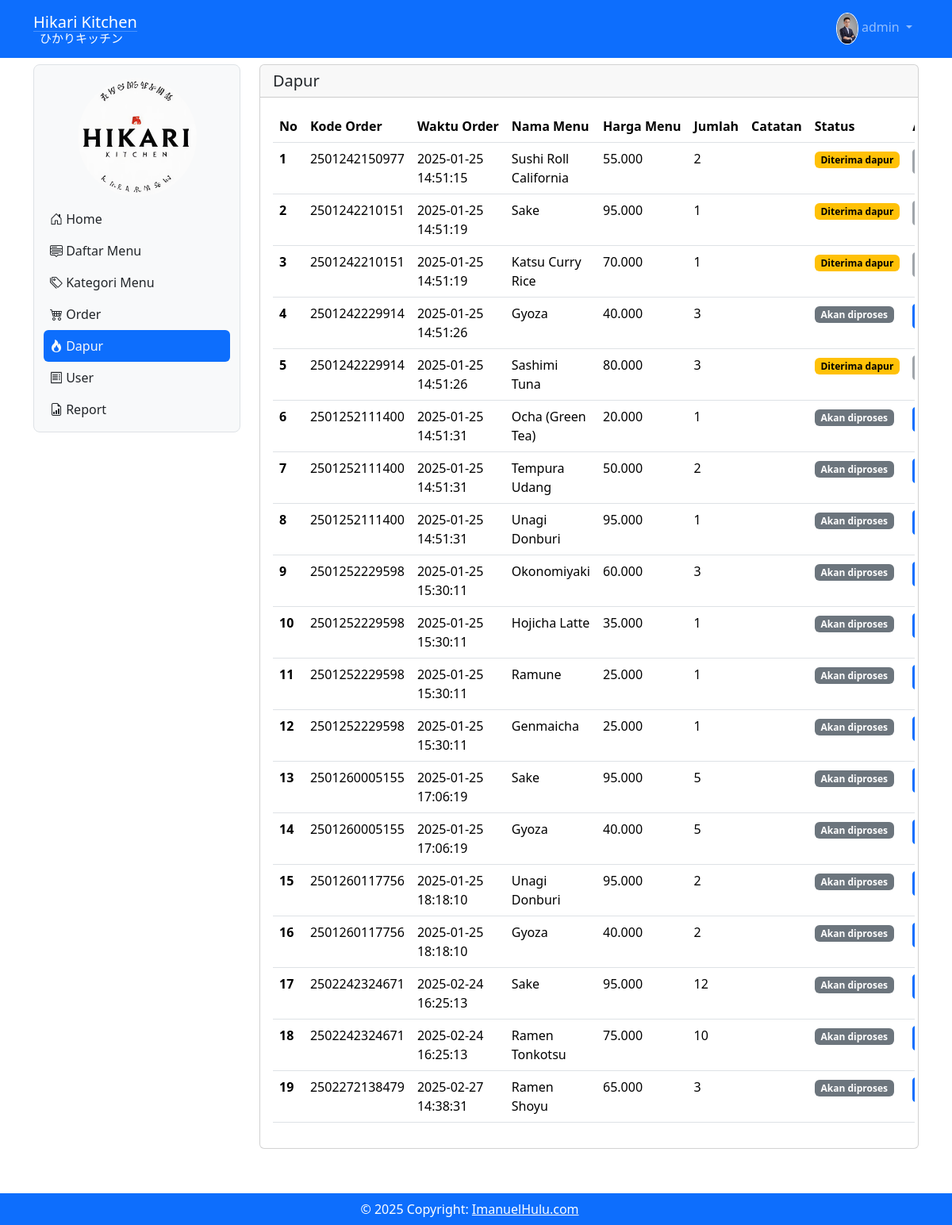
The page /dapur (signed in) on the database its author committed.
### tables this page shows
CREATE TABLE `tbl_user` (
  `id` int(11) NOT NULL,
  `nama` varchar(200) NOT NULL,
  `username` varchar(200) NOT NULL,
  `level` int(1) NOT NULL,
  `nohp` varchar(15) NOT NULL,
  `alamat` varchar(200) NOT NULL,
  `password` varchar(200) NOT NULL,
  `gambar` varchar(200) NOT NULL
);

CREATE TABLE `tbl_list_order` (
  `id_list_order` int(11) NOT NULL,
  `id_order` bigint(20) NOT NULL,
  `id_menu` int(11) NOT NULL,
  `jumlah` int(11) NOT NULL,
  `catatan` varchar(300) NOT NULL,
  `status` varchar(300) NOT NULL
);

CREATE TABLE `tbl_order` (
  `id_order` bigint(20) NOT NULL,
  `pelanggan` varchar(200) NOT NULL,
  `meja` int(11) NOT NULL,
  `id` int(11) NOT NULL,
  `tanggal_order` date NOT NULL DEFAULT current_timestamp(),
  `waktu_order` timestamp NOT NULL DEFAULT current_timestamp() ON UPDATE current_timestamp(),
  `status_pembayaran` varchar(100) NOT NULL
);

CREATE TABLE `tbl_daftar_menu` (
  `id_menu` int(11) NOT NULL,
  `gambar_menu` varchar(200) NOT NULL,
  `nama_menu` varchar(200) NOT NULL,
  `keterangan` varchar(200) NOT NULL,
  `id_kategori` int(11) NOT NULL,
  `harga` decimal(10,2) NOT NULL
);

### dapur.php (the view, shortened to what this page needs)
<?php
include('proses/connect.php');
$query = mysqli_query($conn, "SELECT * FROM tbl_list_order
LEFT JOIN tbl_order ON tbl_list_order.id_order = tbl_order.id_order
LEFT JOIN tbl_daftar_menu ON tbl_list_order.id_menu = tbl_daftar_menu.id_menu
LEFT JOIN tbl_bayar ON tbl_order.id_order = tbl_bayar.id_bayar
HAVING tbl_list_order.status != 2
ORDER BY waktu_order ASC");
$result = [];
while ($row = mysqli_fetch_assoc($query)) {
  $result[] = $row;
}
?>
<div class="col-lg-9 mt-2 mb-5">
  <div class="card">
    <h5 class="card-header">Dapur</h5>
    <div class="card-body">
      <div class="row">
        <?php if ($result) { ?>
          <div class="table-responsive">
            <table class="table table-hover" id="example">
              <thead>
                <tr class="text-nowrap">
                  <th scope="col">No</th>
                  <th scope="col">Kode Order</th>
                  <th scope="col">Waktu Order</th>
                  <th scope="col">Nama Menu</th>
                  <th scope="col">Harga Menu</th>
                  <th scope="col">Jumlah</th>
                  <th scope="col">Catatan</th>
                  <th scope="col">Status</th>
                  <th scope="col">Aksi</th>
                </tr>
              </thead>
              <tbody>
                <?php $i = 1; ?>
                <?php foreach ($result as $row) { ?>
                  <th scope="row"><?php echo $i ?></th>
                  <td><?php echo $row['id_order'] ?></td>
                  <td><?php echo $row['waktu_order'] ?></td>
                  <td><?php echo $row['nama_menu'] ?></td>
                  <td><?php echo number_format($row['harga'], 0, ',', '.') ?></td>
                  <td><?php echo $row['jumlah'] ?></td>
                  <td><?php echo $row['catatan'] ?></td>
                  <td>
                    <?php if ($row['status'] == NULL) { ?>
                      <span class="badge text-bg-secondary">Akan diproses</span>
                    <?php } else if ($row['status'] == 1) { ?>
                        <span class="badge text-bg-warning">Diterima dapur</span>
                    <?php } else if ($row['status'] == 2) { ?>
                          <span class="badge text-bg-primary">Siap saji</span>
                    <?php } ?>
                  </td>
                  <td>
                    <div class="d-flex">
                      <button
                        class="<?php echo (!empty($row['status'])) ? "btn btn-secondary btn-sm me-1 disabled" : " btn btn-primary btn-sm me-1"; ?>"
                        data-bs-toggle="modal" data-bs-target="#modalTerima<?php echo $i ?>">
                      </button>
                    </div>
                  </td>
                  <?php $i++; ?>
                <?php } ?>
              </tbody>
            </table>
          </div>
        <?php } else { ?>
          <p>Data menu makanan dan minuman yang dipesan belum ada</p>
        <?php } ?>
      </div>
    </div>
  </div>

### navbar.php (shortened to what this page needs)
<?php
include('proses/connect.php');
$query = mysqli_query($conn, "SELECT * FROM tbl_user");
?>
<nav class="navbar navbar-expand navbar-dark bg-primary sticky-top">
    <div class="container-lg">
        <a class="navbar-brand d-flex" href=".">
            <div class="">
                <p class="">Hikari Kitchen</p>
                <hr class="" style="margin-top: -20px;">
                <p class="text-align ms-2" style="margin-top: -19px; margin-bottom:0px; font-size:15px;">ひかりキッチン</p>
            </div>
        </a>
        <div class="collapse navbar-collapse justify-content-end" id="navbarNavDropdown">
            <ul class="navbar-nav">
                <li class="nav-item dropdown d-flex">
                    <a class="nav-link dropdown-toggle" href="#" role="button" data-bs-toggle="dropdown"
                        aria-expanded="false">
                        <div class="d-inline-block">
                            <img src="assets/img/user/<?php echo $result['gambar']; ?>" alt="" width="100%"
                                height="40px" style="border-radius: 50%; border: 1px solid #FFF">
                        </div>
                        <?php echo $result['nama']; ?>
                    </a>
                </li>
            </ul>
        </div>
    </div>
</nav>

### rows shown on the page
tbl_user: gambar (picture), nama "admin"
tbl_list_order: id_order.id_order "2501242150977", id_order.waktu_order "2025-01-25 14:51:15", id_menu.nama_menu "Sushi Roll California", id_menu.harga "55.000", jumlah "2", status "Diterima dapur"
tbl_list_order: id_order.id_order "2501242210151", id_order.waktu_order "2025-01-25 14:51:19", id_menu.nama_menu "Sake", id_menu.harga "95.000", jumlah "1", status "Diterima dapur"
tbl_list_order: id_order.id_order "2501242210151", id_order.waktu_order "2025-01-25 14:51:19", id_menu.nama_menu "Katsu Curry Rice", id_menu.harga "70.000", jumlah "1", status "Diterima dapur"
tbl_list_order: id_order.id_order "2501242229914", id_order.waktu_order "2025-01-25 14:51:26", id_menu.nama_menu "Gyoza", id_menu.harga "40.000", jumlah "3", status "Akan diproses"
tbl_list_order: id_order.id_order "2501242229914", id_order.waktu_order "2025-01-25 14:51:26", id_menu.nama_menu "Sashimi Tuna", id_menu.harga "80.000", jumlah "3", status "Diterima dapur"
